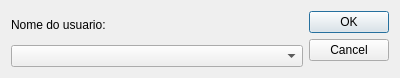
<?xml version="1.0" encoding="UTF-8"?>
<ui version="4.0">
 <class>DialogLogin</class>
 <widget class="QDialog" name="DialogLogin">
  <property name="geometry">
   <rect>
    <x>0</x>
    <y>0</y>
    <width>400</width>
    <height>78</height>
   </rect>
  </property>
  <property name="windowTitle">
   <string>Login</string>
  </property>
  <layout class="QGridLayout" name="gridLayout">
   <item row="0" column="0">
    <layout class="QVBoxLayout" name="verticalLayout">
     <item>
      <widget class="QLabel" name="label">
       <property name="text">
        <string>Nome do usuario:</string>
       </property>
      </widget>
     </item>
     <item>
      <widget class="QComboBox" name="name">
       <property name="editable">
        <bool>false</bool>
       </property>
      </widget>
     </item>
    </layout>
   </item>
   <item row="0" column="1">
    <widget class="QDialogButtonBox" name="buttonBox">
     <property name="orientation">
      <enum>Qt::Vertical</enum>
     </property>
     <property name="standardButtons">
      <set>QDialogButtonBox::Cancel|QDialogButtonBox::Ok</set>
     </property>
    </widget>
   </item>
  </layout>
 </widget>
 <resources/>
 <connections>
  <connection>
   <sender>buttonBox</sender>
   <signal>accepted()</signal>
   <receiver>DialogLogin</receiver>
   <slot>accept()</slot>
   <hints>
    <hint type="sourcelabel">
     <x>248</x>
     <y>254</y>
    </hint>
    <hint type="destinationlabel">
     <x>157</x>
     <y>274</y>
    </hint>
   </hints>
  </connection>
  <connection>
   <sender>buttonBox</sender>
   <signal>rejected()</signal>
   <receiver>DialogLogin</receiver>
   <slot>reject()</slot>
   <hints>
    <hint type="sourcelabel">
     <x>316</x>
     <y>260</y>
    </hint>
    <hint type="destinationlabel">
     <x>286</x>
     <y>274</y>
    </hint>
   </hints>
  </connection>
 </connections>
</ui>
